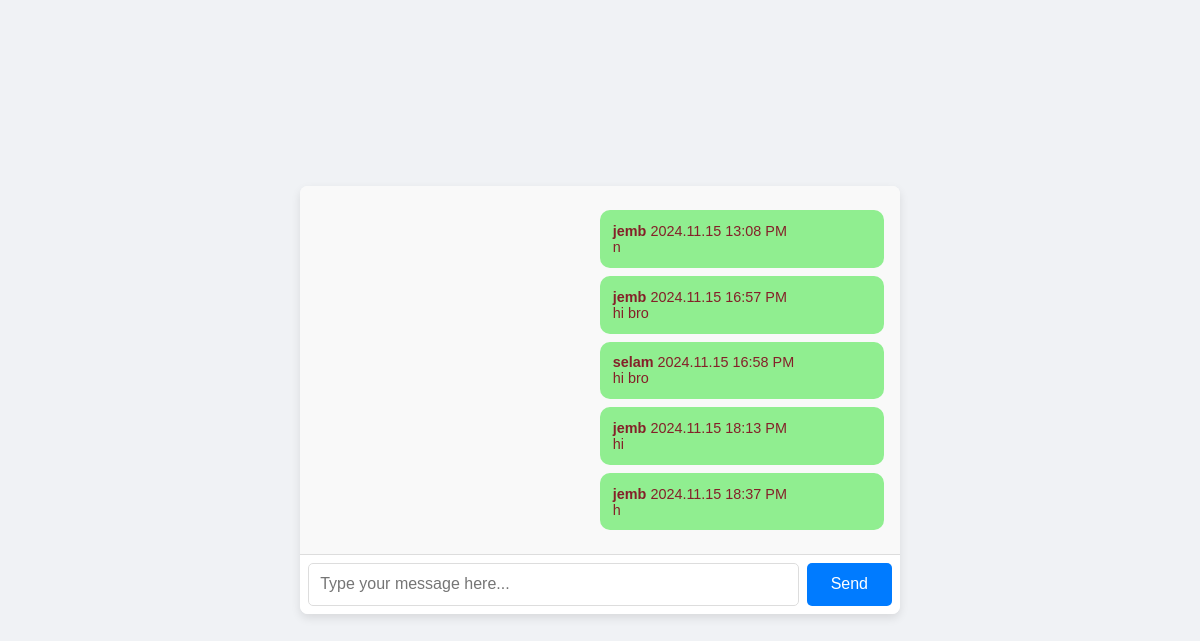
Page /chat/room/1 (signed in) on the committed database.
### chat/models.py (models this page shows, shortened)
class Message(models.Model):
    room = models.ForeignKey(Room, related_name="chat_messages", on_delete=models.PROTECT)
    user = models.ForeignKey(AUTH_USER_MODEL, on_delete=models.PROTECT,related_name='chat_message')
    content = models.TextField()
    sent_on = models.DateTimeField(auto_now_add=True)

### accounts/models.py (models this page shows, shortened)
class User(AbstractBaseUser, PermissionsMixin):
   public_id = models.UUIDField(db_index=True, unique=True, default=uuid.uuid4, editable=False)
   username = models.CharField(db_index=True,max_length=255, unique=True)
   first_name = models.CharField(max_length=255)
   last_name = models.CharField(max_length=255)
   email=models.EmailField(db_index=True,unique=True,)
   is_active=models.BooleanField(default=True)
   is_staff=models.BooleanField(default=False)
   created=models.DateTimeField(auto_now_add=True)
   updated=models.DateTimeField(auto_now=True)
   USERNAME_FIELD = 'email'
   REQUIRED_FIELDS = ['username']
   objects=UserManager()

### chat/views.py (the view)
# urls.py: path('room/<int:id>', views.chat_room, name='chat_room'),
def chat_room(request,id=None):
   try:
      room = Room.objects.get(id=id)
   except Room.DoesNotExist:
     return HttpResponseForbidden()
   latest_messages=room.chat_messages.select_related('user').order_by('-id')[:5]
   latest_messages=reversed(latest_messages)
   return render(request, 'chat/room.html', {'room': room,'latest_messages': latest_messages})

### chat/templates/chat/room.html (shortened to what this page needs)
<!DOCTYPE html>
<html lang="en">
  <head>
  </head>
  <body>
    <div class="chat-container">
      <div id="chat">
        {% for message in latest_messages %}
        <div
          class="message {% if message.user == request.user %}sent{% else %} received{% endif %}"
        >
          <strong>{{ message.user.username }}</strong>
          <span class="date"> {{ message.sent_on|date:"Y.m.d H:i A" }} </span>
          <br />
          {{ message.content }}
        </div>
        {% endfor %}
      </div>
      <div id="chat-input">
        <input
          id="chat-message-input"
          type="text"
          placeholder="Type your message here..."
        />
        <input id="chat-message-submit" type="submit" value="Send" />
      </div>
    </div>
  </body>
</html>

### chat/templates/chat/room.html (style rules this page uses)
* { margin: 0; padding: 0; box-sizing: border-box; }
body { font-family: Arial, sans-serif; background-color: #f0f2f5; display: flex; justify-content: center; align-items: center; min-height: 100vh; }
.chat-container { width: 90%; max-width: 600px; background: #ffffff; box-shadow: 0 4px 10px rgba(0, 0, 0, 0.1); border-radius: 8px; overflow: hidden; display: flex; flex-direction: column; }
#chat { padding: 1rem; overflow-y: auto; flex: 1; background-color: #f9f9f9; }
.message { padding: 0.8rem; margin: 0.5rem 0; border-radius: 10px; max-width: 80%; word-wrap: break-word; font-size: 0.9rem; }
.message.received { background-color: lightgreen; margin-left: auto; color: #842029; width: 50%; }
#chat-input { display: flex; border-top: 1px solid #ddd; padding: 0.5rem; background-color: #ffffff; }
#chat-message-input { flex: 1; padding: 0.7rem; font-size: 1rem; border: 1px solid #ddd; border-radius: 5px; margin-right: 0.5rem; }
#chat-message-submit { background-color: #007bff; border: none; color: #fff; padding: 0.7rem 1.5rem; font-size: 1rem; border-radius: 5px; cursor: pointer; transition: background-color 0.3s; }

### rows in the picture
Message: user.username "jemb", sent_on "2024.11.15 13:08 PM", content "n"
Message: user.username "jemb", sent_on "2024.11.15 16:57 PM", content "hi bro"
Message: user.username "selam", sent_on "2024.11.15 16:58 PM", content "hi bro"
Message: user.username "jemb", sent_on "2024.11.15 18:13 PM", content "hi"
Message: user.username "jemb", sent_on "2024.11.15 18:37 PM", content "h"
